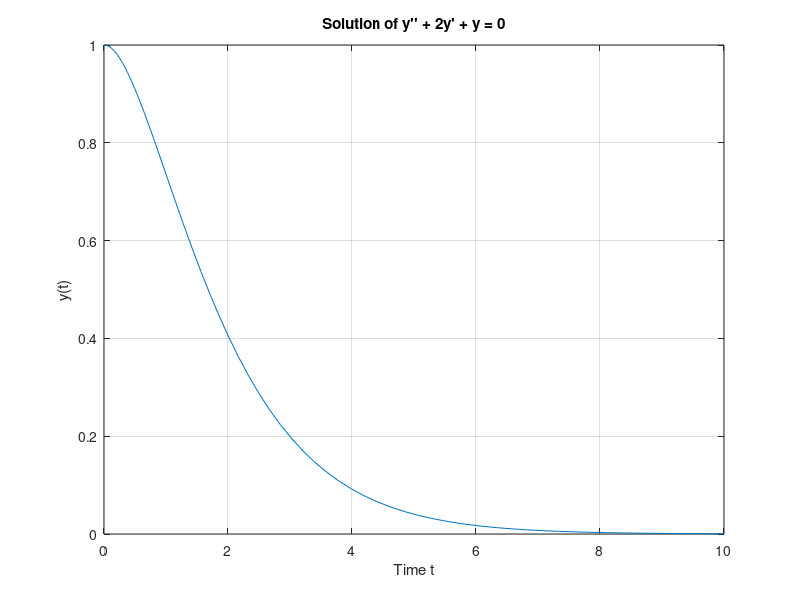

This chart was generated by the following MATLAB code:
%% Purpose of the program: solve the second order ODE y'' + 2y' + y = 0 with the initial conditions y(0) = 1, and y'(0) = 0

% Define the ODE function:
%   - Quick way for simple functions (used in my program). @(t, y)
%   - Complex functions: define a separate function file describing the equation

% MATLAB doesn't see DE the same way humans do, so if your ODE is second order (involves y''), MATLAB needs you to break it into:
% “How does y  change?” → (y')
% “How does y' change?” → (y'' written in terms of y and y')
% y(1) is y
% y(2) is y'

clc, clearvars, close all

odefun = @(t, y) [y(2);
                 -2*y(2) - y(1)];

% Define the time span and the initial conditions
tspan = [0 10];              % Time from 0 to 10
y0 = [1; 0];                 % Initial conditions: y(0)=1, y'(0)=0

% Call MATLAB's ODE solver
[t, y] = ode45(odefun, tspan, y0);

plot(t, y(:,1));             % y(:,1) is y(t)
xlabel('Time t');
ylabel('y(t)');
title('Solution of y'''' + 2y'' + y = 0');
grid on;
